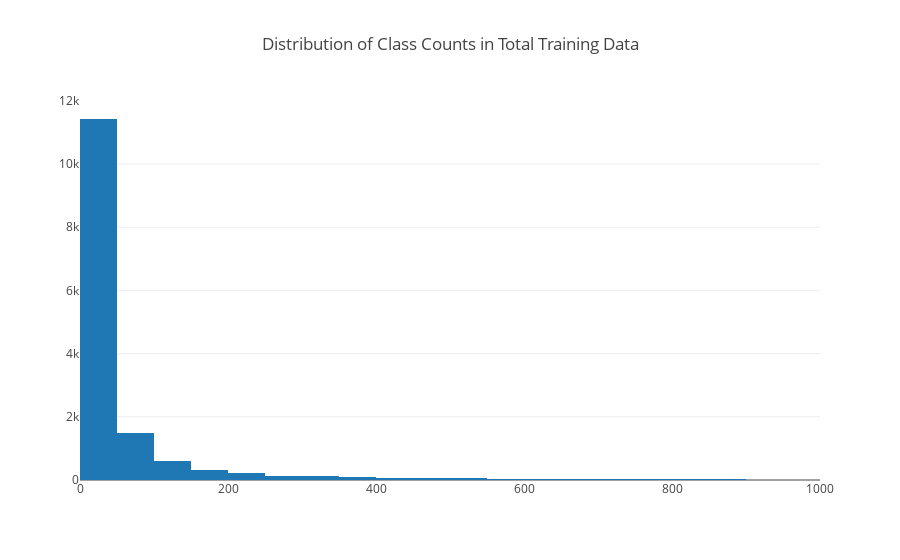

The notebook cell saved with this chart:
### Code cell
iplot(go.Figure(data = [go.Histogram(x = train_class_cnts['id'])],
                layout = go.Layout(title = 'Distribution of Class Counts in Total Training Data',
                                  xaxis = dict(range = [0, 1000]))))

### Figure 1 — Plotly figure (JSON) as saved in the notebook; plotly's stock layout.template omitted (floating-point values rounded to 4 significant figures; data arrays with more than 128 entries replaced by an {"elided": "..."} marker saying what was removed)
{"data": [{"type": "histogram", "x": {"elided": "14951 int values"}}], "layout": {"title": "Distribution of Class Counts in Total Training Data", "xaxis": {"range": [0, 1000]}}}
